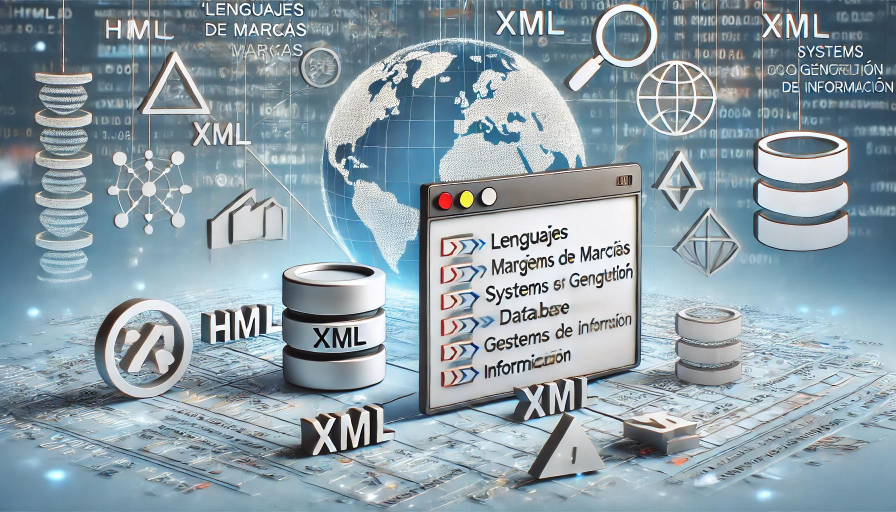
#> input picture Primero/Programación/005-Lectura y escritura de información/007-Interfaces gráficas/marcas.jpg, 1792 x 1024 px (shown at 1/2 size)
$ python '034-mas asignaturas.py'
#> lines starting #> are read from the running program, lines starting #| are printed output that depends on the picture
### Primero/Programación/005-Lectura y escritura de información/007-Interfaces gráficas/funcionsemana.py
from datetime import datetime, timedelta

def generate_specific_weekday_dates(start_date, end_date, target_weekday):
    # Convert strings to datetime objects
#> called with start_date = '2024-09-01', end_date = '2025-06-01', target_weekday = 2
    start = datetime.strptime(start_date, '%Y-%m-%d')
    end = datetime.strptime(end_date, '%Y-%m-%d')

    # List to hold dates
    dates_list = []

    # Find the first target weekday on or after the start date
    current_date = start
    while current_date.weekday() != target_weekday - 1:  # weekday() returns Monday as 0
        current_date += timedelta(days=1)

    # Iterate through the range and collect matching weekdays
    while current_date <= end:
        dates_list.append(current_date.strftime('%Y-%m-%d'))
        current_date += timedelta(days=7)  # Move to the next week

    return dates_list

### Primero/Programación/005-Lectura y escritura de información/007-Interfaces gráficas/034-mas asignaturas.py
from PIL import Image, ImageDraw, ImageFont
from funcionsemana import *


def generaimagenes(imagenfondo,asignatura,fechas):
#> called with imagenfondo = 'marcas.jpg', asignatura = 'Lenguajes de marcas'
    for fecha in fechas:
        imagencargada = Image.open(imagenfondo)
#> imagencargada is the input picture: PIL image 1792x1024 RGB; mean R, G, B 139.7, 157.7, 167.2
        escalada = imagencargada.resize((1920,1080))
        width, height = 1920, 1080
        imagen = Image.new(
            'RGB',
            (width, height),
            color=(255, 0, 0)
            )
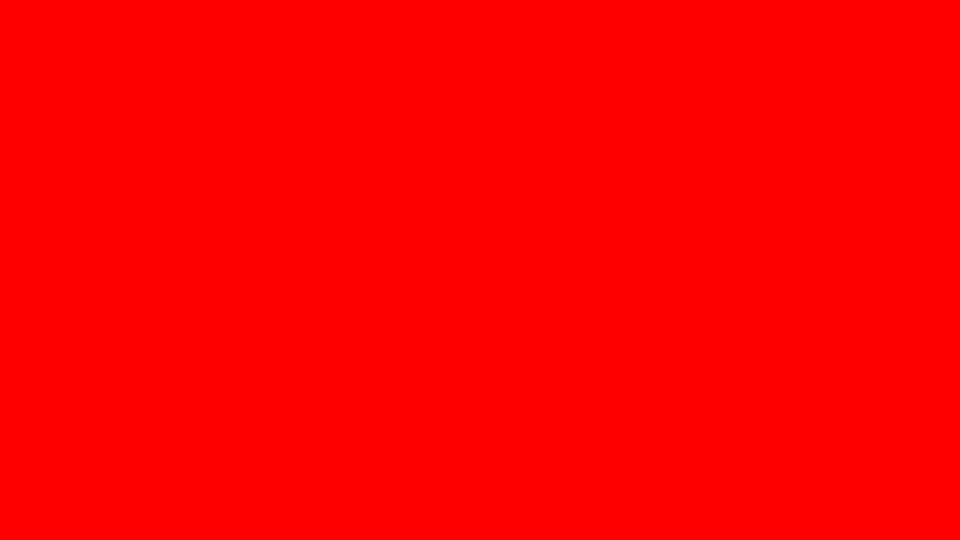
#> imagen: PIL image 1920x1080 RGB (shown at 1/2 size); mean R, G, B 255, 0, 0
        imagen.paste(
            escalada,
            (0,0)
            )
        dibujo = ImageDraw.Draw(imagen, "RGBA")
        rectangulocoords = [(0, 800), (1920, 1080)]
        negrotransparente = (0, 0, 0, 200)
        dibujo.rectangle(rectangulocoords, fill=negrotransparente)
        try:
            fuente = ImageFont.truetype("parrafo.ttf", 80)
        except IOError:
            fuente = ImageFont.load_default()
        texto = asignatura+" - clase "+str(fecha)
        posiciontexto = (200, 860)
        colortexto = (255,255,255)
        dibujo.text(posiciontexto, texto, font=fuente, fill=colortexto)
        ruta = 'imagenes/'+asignatura+'-'+str(fecha)+'.jpg'
        imagen.save(ruta)
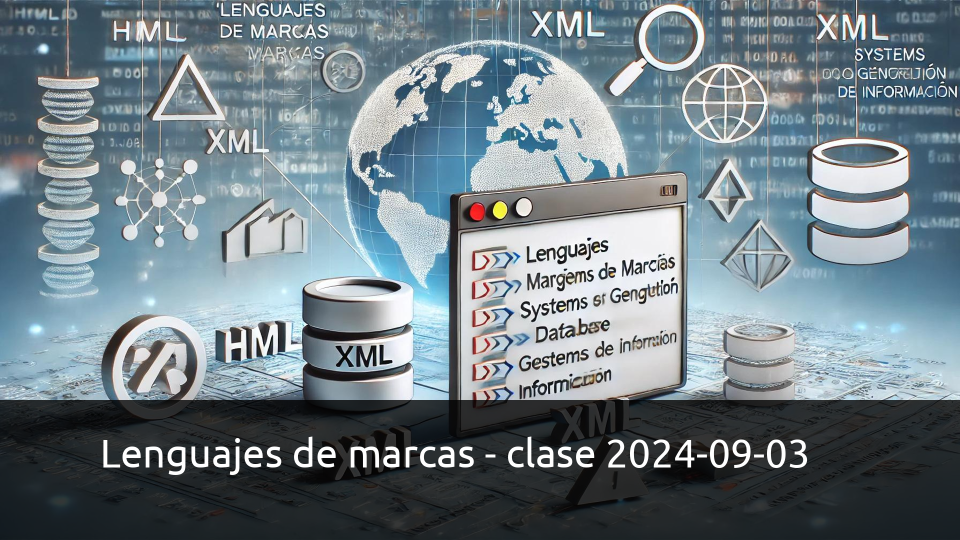
#> saved as Lenguajes de marcas-2024-09-03.jpg: PIL image 1920x1080 RGB (shown at 1/2 size); mean R, G, B 112.6, 127, 134.5

fechas = generate_specific_weekday_dates(
    '2024-09-01',
    '2025-06-01',
    2
    )
generaimagenes("marcas.jpg","Lenguajes de marcas",fechas)

fechas = generate_specific_weekday_dates(
    '2024-09-01',
    '2025-06-01',
    3
    )
#> the loop in generate_specific_weekday_dates (call 2), `while current_date.weekday() != target_weekday - 1:` made 3 passes
#> the loop in generate_specific_weekday_dates (call 2), `while current_date <= end:` made 39 passes
#> fechas = 39 items, first 6: '2024-09-04', '2024-09-11', '2024-09-18', '2024-09-25', '2024-10-02', '2024-10-09'

generaimagenes("marcas.jpg","Lenguajes de marcas",fechas)

fechas = generate_specific_weekday_dates(
    '2024-09-01',
    '2025-06-01',
    4
    )
#> fechas = 39 items, first 6: '2024-09-05', '2024-09-12', '2024-09-19', '2024-09-26', '2024-10-03', '2024-10-10'

generaimagenes("sistemas.jpg","Sistemas informáticos",fechas)
#> call 3 of generaimagenes, with imagenfondo = 'sistemas.jpg', asignatura = 'Sistemas informáticos'
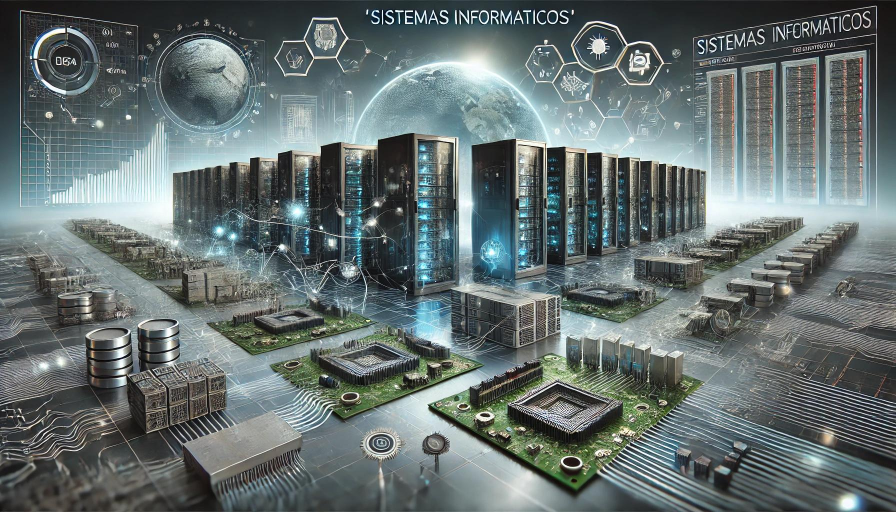
#> input picture Primero/Programación/005-Lectura y escritura de información/007-Interfaces gráficas/sistemas.jpg, 1792 x 1024 px (shown at 1/2 size)
#> in generaimagenes, imagencargada is the input picture: PIL image 1792x1024 RGB; mean R, G, B 100.2, 111.5, 111.1
#> in generaimagenes (call 3), `texto = asignatura+" - clase "+str(fecha)`: texto = 'Sistemas informáticos - clase 2024-09-05'
#> in generaimagenes (call 3), `imagen.save(ruta)`:
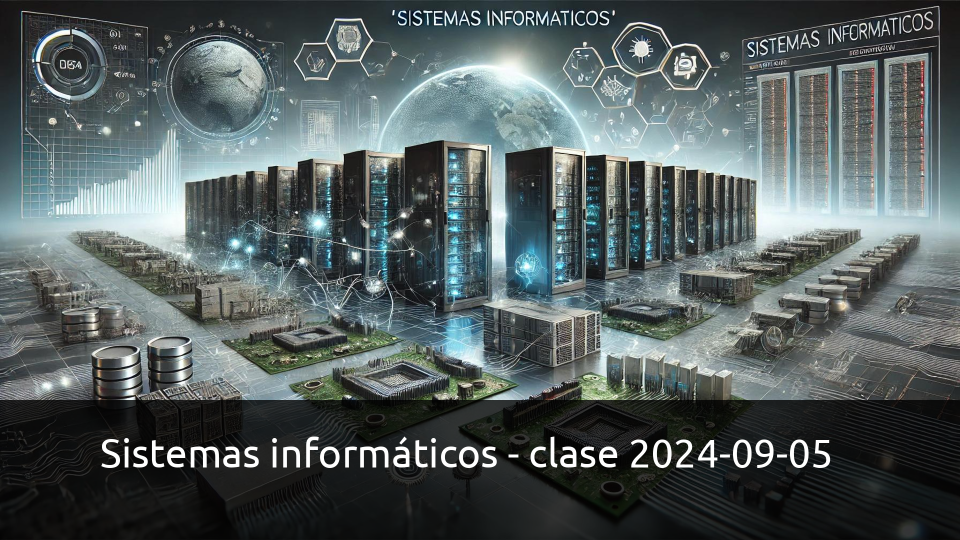
#> saved as Sistemas informáticos-2024-09-05.jpg: PIL image 1920x1080 RGB (shown at 1/2 size); mean R, G, B 83.3, 93, 93.3
